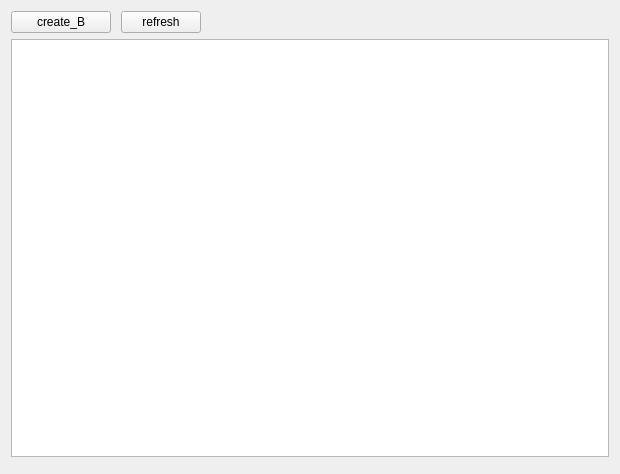
<?xml version="1.0" encoding="UTF-8"?>
<ui version="4.0">
 <class>BucketsTableWidget</class>
 <widget class="QWidget" name="BucketsTableWidget">
  <property name="geometry">
   <rect>
    <x>0</x>
    <y>0</y>
    <width>620</width>
    <height>474</height>
   </rect>
  </property>
  <property name="windowTitle">
   <string>Form</string>
  </property>
  <layout class="QGridLayout" name="gridLayout_2">
   <item row="0" column="0">
    <layout class="QGridLayout" name="gridLayout">
     <item row="0" column="0">
      <widget class="QWidget" name="widgetTools" native="true">
       <layout class="QHBoxLayout" name="horizontalLayout">
        <property name="spacing">
         <number>10</number>
        </property>
        <property name="leftMargin">
         <number>0</number>
        </property>
        <property name="topMargin">
         <number>0</number>
        </property>
        <property name="rightMargin">
         <number>0</number>
        </property>
        <property name="bottomMargin">
         <number>0</number>
        </property>
        <item>
         <widget class="QPushButton" name="pushButtonCreateBucket">
          <property name="minimumSize">
           <size>
            <width>100</width>
            <height>0</height>
           </size>
          </property>
          <property name="maximumSize">
           <size>
            <width>100</width>
            <height>16777215</height>
           </size>
          </property>
          <property name="text">
           <string>create_B</string>
          </property>
         </widget>
        </item>
        <item>
         <widget class="QPushButton" name="pushButtonRefresh">
          <property name="minimumSize">
           <size>
            <width>80</width>
            <height>0</height>
           </size>
          </property>
          <property name="maximumSize">
           <size>
            <width>80</width>
            <height>16777215</height>
           </size>
          </property>
          <property name="text">
           <string>refresh</string>
          </property>
         </widget>
        </item>
        <item>
         <spacer name="horizontalSpacer">
          <property name="orientation">
           <enum>Qt::Horizontal</enum>
          </property>
          <property name="sizeHint" stdset="0">
           <size>
            <width>359</width>
            <height>20</height>
           </size>
          </property>
         </spacer>
        </item>
       </layout>
      </widget>
     </item>
     <item row="1" column="0">
      <widget class="QTableView" name="tableView"/>
     </item>
     <item row="2" column="0">
      <widget class="PageWidget" name="widgetPage" native="true"/>
     </item>
    </layout>
   </item>
  </layout>
 </widget>
 <customwidgets>
  <customwidget>
   <class>PageWidget</class>
   <extends>QWidget</extends>
   <header>pagewidget.h</header>
   <container>1</container>
  </customwidget>
 </customwidgets>
 <resources/>
 <connections/>
</ui>
